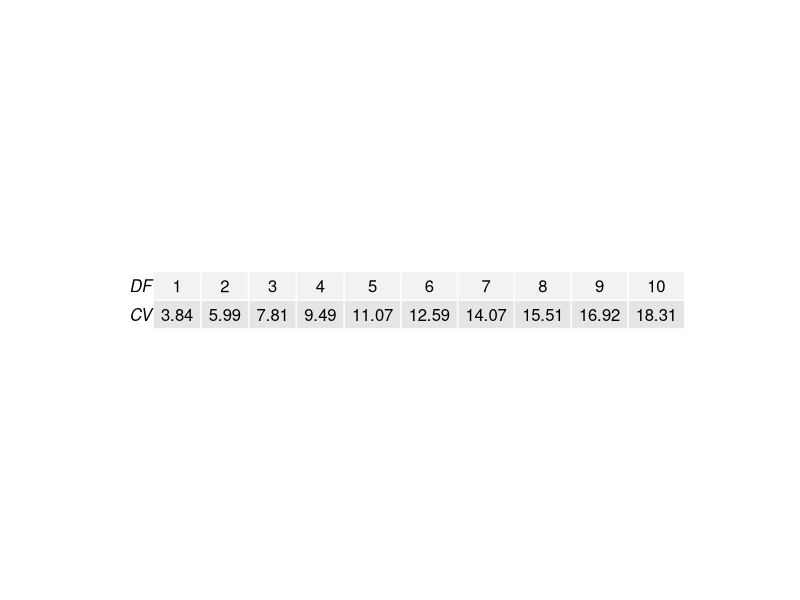
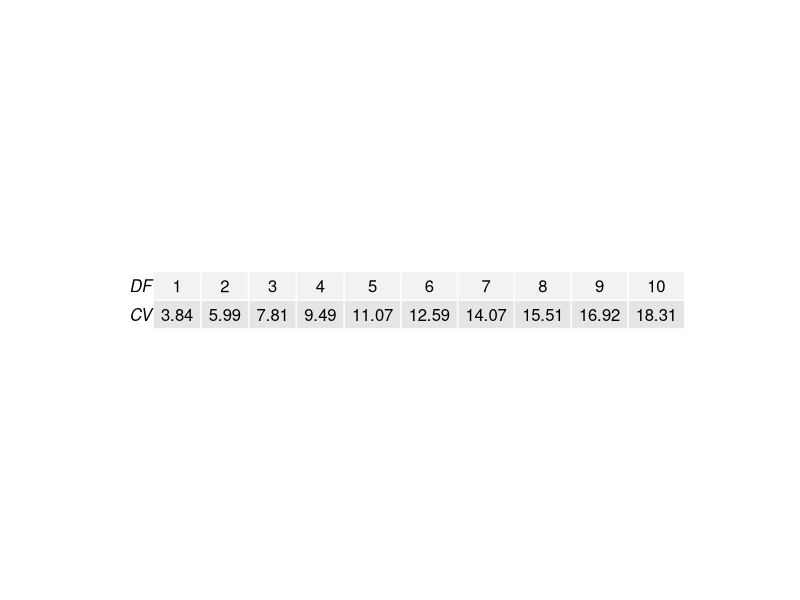
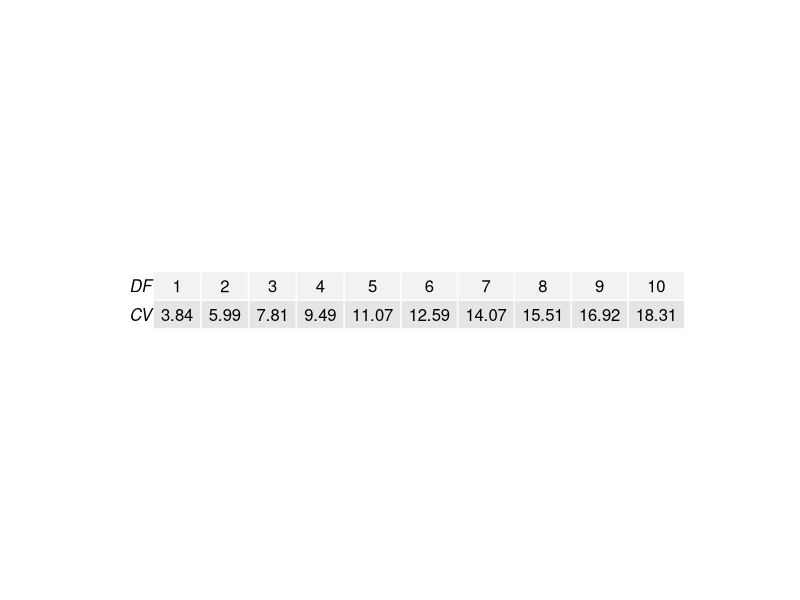
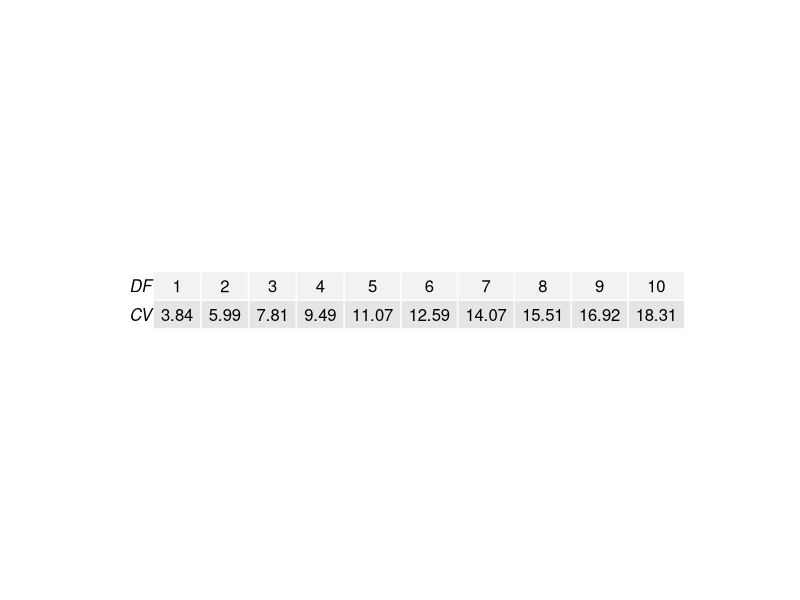
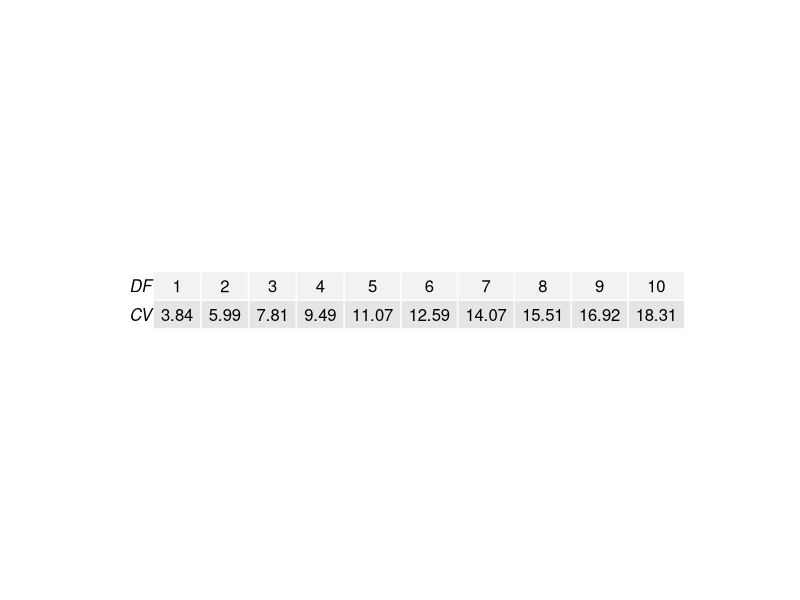
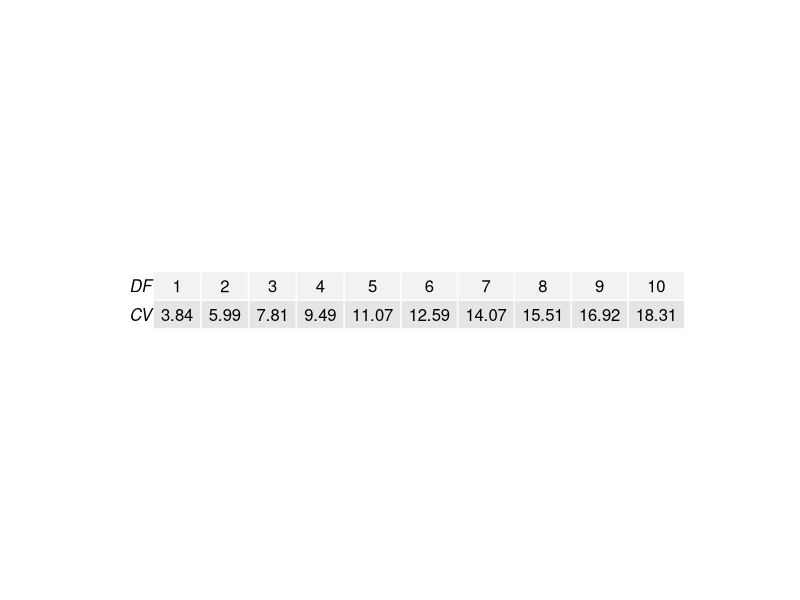
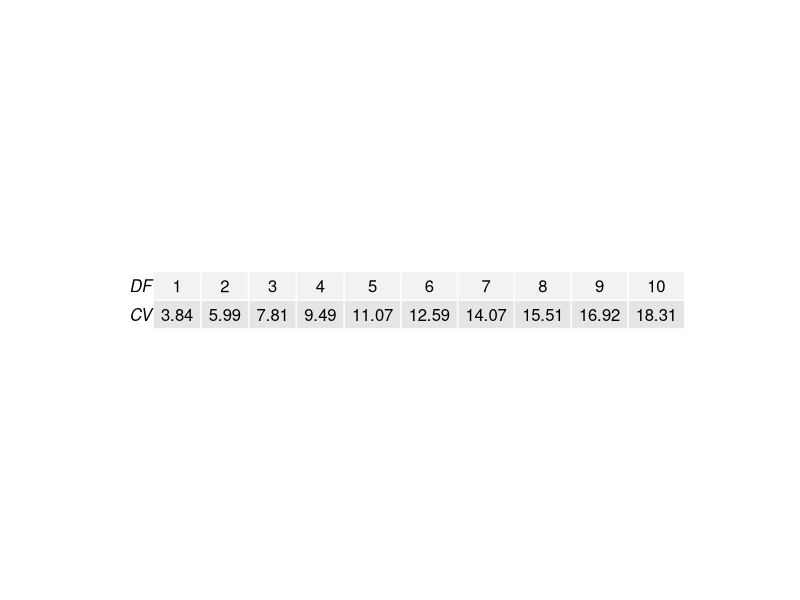
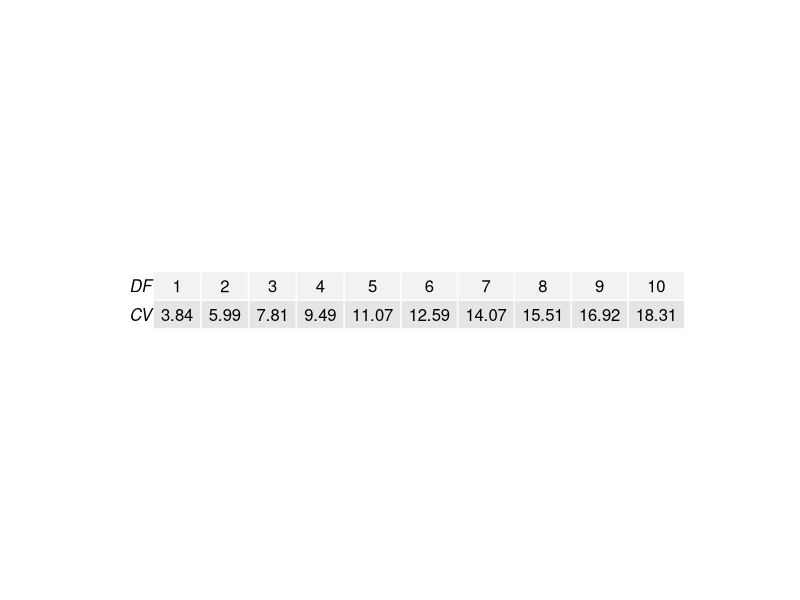

Recreate these plots in R, in order. (Note: this script raises an error after producing the figures.)
##### ChisqMC4 #####
library(gridExtra) # the pacakge needed for this particular question to create multiple grid-level plots in a page
ChisqMC4= function(
title = "ChisqMC4", # Question-bank title that will be easily viewable in e-learning
n = 200, # Number of questions to generate
type = "MC", # The question type, one of many possible types on e-learning
answers = 2, # Number of answers per MC question
points.per.q = 4, # Number of points the question is worth (on the test)
difficulty = 1, # An easily viewable difficulty level on e-learning
quest.txt1 = "Researchers collect data on two variables, the country of origin and religion of their subjects. There are ",
quest.txt2 = " countries and ",
quest.txt3 = " religions in the study. The researchers run a chi square test of association between country and religion. They calculate a chi square test statistic of ",
quest.txt4 = ". Using all the above information, interpret the result of the chi square test of association.", # The above 3 question texts are the static text for the full question
digits = 2, # This is the number of decimal places to round off the data
loc.path = "/Users/josephyang/Desktop/School Stuff/STAT 1600/Course Development/Question Generators/Stat1600-QGen/ChisqMC4 images/", # This is the local path used to store any randomly generated image files
e.path = "Images/", # This is the path on e-learning used to store any above-implemented image files
hint = "You need the formula for degrees of freedom from your chapter on chi squares. You'll need to draw a comparison between the calculated test statistic and the critical value.", # This is a student hint, visible to them during the exam on e-learning
feedback = "df = (#countries - 1)*(#religions - 1). To conclude association, the test statistic > the critical value." # This is student feedback, visible after the exam
)
{
param = c("NewQuestion","ID","Title","QuestionText","Points","Difficulty", "Image",
           rep("Option", answers),"Hint","Feedback") # These are setting row names for the CSV file
questions <- data.frame() # This opens a data frame to store the randomly generated questions below
for(i in 1:n)
{
  ID <- paste(title, i, sep = "-") # The ID of the specific question within the bank, title + question number in the loop
  points <- sample(c(rep(0,answers-1),100),replace=F) # The proportion of points assigned to each possible answer, 1 if correct or 0 if incorrect
  corr.ind <- 7 + which.max(points) # This is the row index of the correct answer
  data1 <- sample(2:4, size = 1) # randomly generating the number of countries
  data2 <- sample(2:4, size = 1) # randomly generating the number of religions
  DF <- 1:10
  CV <- round(qchisq(.95, 1:10), digits = digits) # creating the critical values for different degrees of freedom
  data <- rbind(DF, CV) # joining each critical value with respective degrees of freedom
  data3 <- sample(seq(1, 20, 10^-digits), size = 1) # randomly generating test statistic value
  corr.ans <- if(data3 > CV[(data1-1)*(data2-1)]){"Religion and Country are associated with more than 95% confidence."}
  else{"Religion and Country are not associated with more than 95% confidence."} # This is the correct answer to the question
  ans.txt <- if(corr.ans == "Religion and Country are associated with more than 95% confidence."){rep("Religion and Country are not associated with more than 95% confidence.", 2)}
  else{rep("Religion and Country are associated with more than 95% confidence.", 2)} # These are randomly generated incorrect answers.
  content <- c(type, ID, ID, paste(quest.txt1, data1, quest.txt2, data2, quest.txt3, data3, quest.txt4, sep = ""),
               points.per.q, difficulty, paste(e.path, title, ".jpeg", sep = ""),
               points, hint, feedback) # This is collecting a lot of the above information into a single vector
  options <- c(rep("",7), ans.txt, rep("",2)) # This is collecting the incorrect answers above, and indexing them correctly by row
  options[corr.ind] <- corr.ans # This is imputing the correct answer at the appropriate row index
  questions[(1+(9+answers)*i):((9+answers)*(i+1)),1] <- param # This is indexing and storing all the row names
  questions[(1+(9+answers)*i):((9+answers)*(i+1)),2] <- content # Indexing and storing all the content
  questions[(1+(9+answers)*i):((9+answers)*(i+1)),3] <- options # Indexing and storing the answers, both incorrect and correct
  jpeg(filename=paste(loc.path, title, ".jpeg", sep = ""),
       height = 22*nrow(data), width = 43*ncol(data)) # creating the image files in the designated place
  p <- tableGrob(data) # Creating the summary statistics for the graphical item
  grid.arrange(p) # arranging all the summary statistics for the graphical items in one location
  dev.off()
}
questions <- questions[((10+answers)):((9+answers)*(n+1)),] # Storing only what's needed for e-learning upload as a CSV file
write.table(questions, sep=",", file=paste(title, ".csv", sep = ""),
            row.names=F, col.names=F) # Writing the CSV file
}

ChisqMC4() # creating the csv file